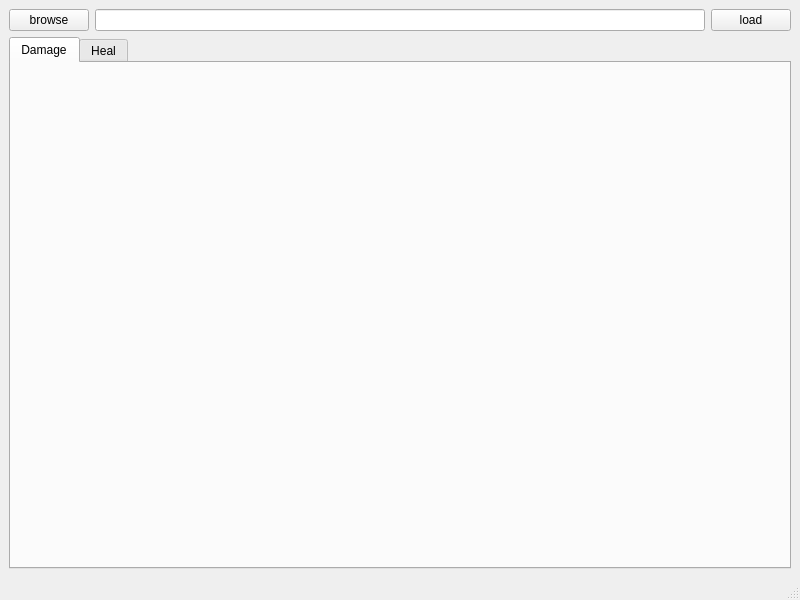
<?xml version="1.0" encoding="UTF-8"?>
<ui version="4.0">
 <class>MainWindow</class>
 <widget class="QMainWindow" name="MainWindow">
  <property name="geometry">
   <rect>
    <x>0</x>
    <y>0</y>
    <width>800</width>
    <height>600</height>
   </rect>
  </property>
  <property name="windowTitle">
   <string>MainWindow</string>
  </property>
  <widget class="QWidget" name="centralwidget">
   <layout class="QGridLayout" name="gridLayout">
    <item row="0" column="1">
     <widget class="QLineEdit" name="lineFileName"/>
    </item>
    <item row="0" column="2">
     <widget class="QPushButton" name="pushFileLoad">
      <property name="text">
       <string>load</string>
      </property>
     </widget>
    </item>
    <item row="0" column="0">
     <widget class="QPushButton" name="pushFileBrowse">
      <property name="text">
       <string>browse</string>
      </property>
     </widget>
    </item>
    <item row="1" column="0" colspan="3">
     <widget class="QTabWidget" name="tabWidget">
      <property name="currentIndex">
       <number>0</number>
      </property>
      <widget class="DamagePerSecond" name="tabDamage">
       <attribute name="title">
        <string>Damage</string>
       </attribute>
      </widget>
      <widget class="QWidget" name="tabHeal">
       <attribute name="title">
        <string>Heal</string>
       </attribute>
      </widget>
     </widget>
    </item>
   </layout>
  </widget>
  <widget class="QMenuBar" name="menubar">
   <property name="geometry">
    <rect>
     <x>0</x>
     <y>0</y>
     <width>800</width>
     <height>21</height>
    </rect>
   </property>
  </widget>
  <widget class="QStatusBar" name="statusbar"/>
 </widget>
 <customwidgets>
  <customwidget>
   <class>DamagePerSecond</class>
   <extends>QWidget</extends>
   <header>forms/DamagePerSecond.h</header>
   <container>1</container>
  </customwidget>
 </customwidgets>
 <resources/>
 <connections/>
</ui>
